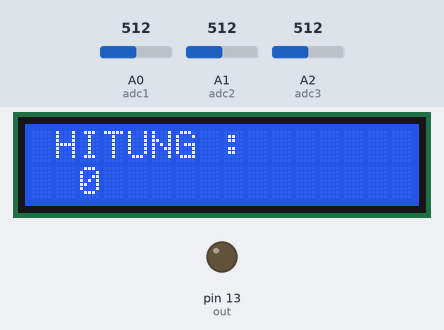
The sketch below on a simulated Arduino Uno, built with avr-gcc and run on an emulated ATmega328P. On the bench: 16×2 character LCD, output pins drawn as LEDs (lit = HIGH). Inputs (shaded band) come from the test bench; at power-on: A0 (adc1) = 512, A1 (adc2) = 512, A2 (adc3) = 512. What the sketch prints to the serial monitor is not drawn.

Above: at 1.2 s.
1.3 s: A0 (adc1) set to 12
4.3 s: A0 (adc1) set to 9
At 4.39 s:
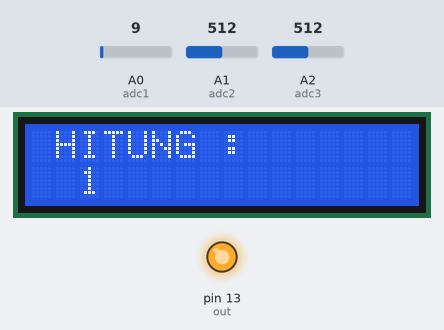
6.0 s: A1 (adc2) set to 104
9.0 s: A1 (adc2) set to 90
At 11.95 s:
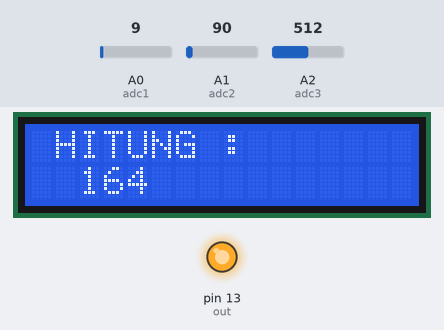
12.0 s: A2 (adc3) set to 110
15.0 s: A2 (adc3) set to 92
At 18.96 s:
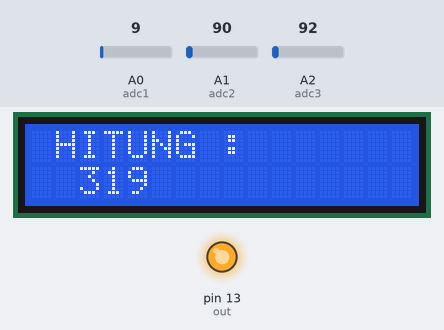
Timing chart, 0 to 19.0 s (numbered marks = the images above; inputs shaded):
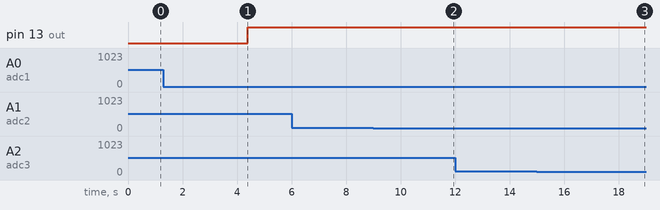

Measured:
- the behaviour switches between 11 and 10 on A0 (adc1) (found by bisection; images 0 and 1)
- after the input at 1.3 s, every drawn part: stays the same
- after the input at 4.3 s, pin 13 (out): LOW → HIGH after 0.08 s; the display: changes after 0.09 s (image 1)

The sketch:

ujicoba.ino
```cpp
#include <Wire.h>
#include <LiquidCrystal_I2C.h>


LiquidCrystal_I2C lcd(0x27,16,2);  // set the LCD address to 0x27 for a 16 chars and 2 line display

//sketch arduino kalibrasi sensor adc dan pembacaan sensor infrared denga  ADC
//                  afif husain
int adc1 = A0;
int adc2 = A1;
int adc3 = A2;

int out =13;
int counter = 0;
//int out2 =12;
//int out3 =11;


int nilaiadc1 = 0;        // value read from the pot
int nilaiadc2 = 0;
int nilaiadc3 = 0;


void setup() {
  // initialize serial communications at 9600 bps:
  Serial.begin(9600);
  pinMode(out, OUTPUT);
  lcd.begin();
//  pinMode(out2, OUTPUT);
//  pinMode(out3, OUTPUT);
}

void loop() {
  // read the analog in value:
  nilaiadc1 = analogRead(adc1);
  nilaiadc2 = analogRead(adc2);
  nilaiadc3 = analogRead(adc3);

  lcd.setCursor(1,0);
  lcd.print("HITUNG :");

  Serial.print("sensor 1 = " );
  Serial.print(nilaiadc1);
  Serial.print("  sensor 2 = " );
  Serial.print(nilaiadc2);
  Serial.print(" sensor 3 = ");
  Serial.println(nilaiadc3);


  if(nilaiadc1<=10)
  {
    digitalWrite(out,1);
    delay(0.00000000001);
    counter++;
  }
  else if(nilaiadc2<=50)
  {
    digitalWrite(out,0);
    delay(0.00000000001);
    counter++;
  }
  else if(nilaiadc3<=15)
  {
    delay(0.0000000000001);
    counter++;
  }
  delay(0.000000001);
  lcd.setCursor(2,1);
  lcd.print(counter);


//int sensorValue2 = analogRead(A0);
//
//
//  Serial.print("sensor 2 = " );
//  Serial.println(sensorValue2);
//
//  delay(200 );
//
//  if(sensorValue<=500)
//  {
//    digitalWrite(out2,1);
//  }
//  else
//  {
//    digitalWrite(out2,0);
//  }
//  int sensorValue2 = analogRead(A0);
//
//
//  Serial.print("sensor 2 = " );
//  Serial.println(sensorValue2);
//
//  delay(200 );
//
//  if(sensorValue<=500)
//  {
//    digitalWrite(out2,1);
//  }
//  else
//  {
//    digitalWrite(out2,0);
//  }
//
}
```
